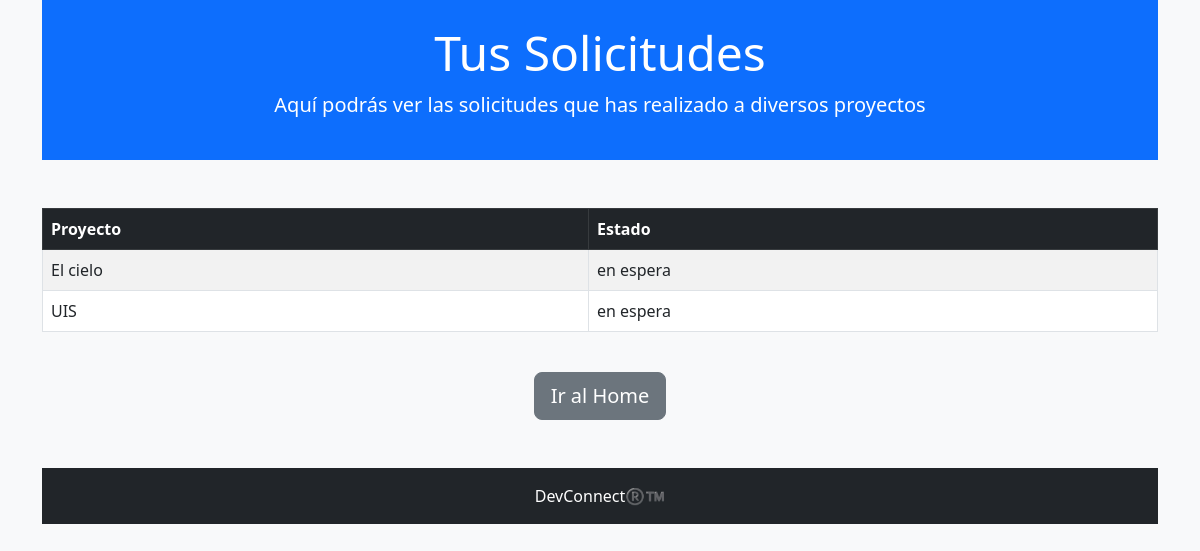
Screenshot of /ofertas/solicitudes_freelancer (signed in) with the database file from the repository.
### ofertas/models.py (models this page shows)
class oferta(models.Model):
    proyecto=models.ForeignKey('home.proyecto',on_delete=models.CASCADE)
    freelancer=models.ForeignKey('usuarios.User',on_delete=models.CASCADE)
    fecha_oferta=models.DateTimeField(auto_now_add=True)
    estado=models.CharField(max_length=100,choices=(('aceptada','aceptada'),('rechazada','rechazada'),('en espera','en espera')))

### home/models.py (models this page shows, shortened)
class proyecto(models.Model):
    titulo=models.CharField(max_length=100)
    categoria=models.CharField(max_length=100,choices=(('web','web'),('movil','movil'),('escritorio','escritorio'),('data science','data science'),('machine learning','machine learning'),('otros','otros')))
    descripcion=models.TextField()
    tiempo=models.CharField(max_length=100,choices=(('1 semana','1 semana'),('2 semanas','2 semanas'),('3 semanas','3 semanas'),('1 mes','1 mes'),('2 meses','2 meses'),('3 meses','3 meses'),('mas de 3 meses','mas de 3 meses'),('obra labor','obra labor')))
    sueldo=models.PositiveIntegerField()
    cliente=models.ForeignKey(User,on_delete=models.CASCADE)
    fecha_creacion=models.DateTimeField(auto_now_add=True)
    fecha_finalizacion=models.DateTimeField()
    freelancer_asignado=models.ForeignKey(User,on_delete=models.CASCADE,related_name='freelancer_asignado',null=True,blank=True)
    estado=models.CharField(max_length=100,choices=(('en espera','en espera'),('en progreso','en progreso'),('finalizado','finalizado')))

### ofertas/views.py (the view)
# urls.py: path('solicitudes_freelancer',solicitudes_freelancer,name='solicitudes_freelancer'),
def solicitudes_freelancer(request):
    if request.user.user_type!='freelancer':
        return HttpResponse('You are not authorized to view this page')
    solicitudes=oferta.objects.filter(freelancer=request.user)
    return render(request,'freelancer/solicitudes_freelancer.html',context={'solicitudes':solicitudes})

### ofertas/templates/freelancer/solicitudes_freelancer.html (shortened to what this page needs)
<!DOCTYPE html>
<html>
    <head>
        <link href="https://cdn.jsdelivr.net/npm/bootstrap@5.3.0/dist/css/bootstrap.min.css" rel="stylesheet">
    </head>
    <body class="bg-light">
        <div class="container">
            <header class="bg-primary text-white text-center py-4">
                <h1 class="display-5">Tus Solicitudes</h1>
                <p class="lead">Aquí podrás ver las solicitudes que has realizado a diversos proyectos</p>
            </header>
            <main class="my-5">
                {% if solicitudes %}
                    <div class="table-responsive">
                        <table class="table table-striped table-bordered">
                            <thead class="table-dark">
                                <tr>
                                    <th>Proyecto</th>
                                    <th>Estado</th>
                                </tr>
                            </thead>
                            <tbody>
                                {% for solicitud in solicitudes %}
                                    <tr>
                                        <td>{{ solicitud.proyecto.titulo }}</td>
                                        <td>{{ solicitud.estado }}</td>
                                    </tr>
                                {% endfor %}
                            </tbody>
                        </table>
                    </div>
                {% else %}
                    <h3 class="text-center text-muted">No tienes solicitudes 😥</h3>
                {% endif %}
                <div class="text-center mt-4">
                    <a href="{% url 'freelancer_home' %}" class="btn btn-secondary btn-lg">Ir al Home</a>
                </div>
            </main>
            <footer class="bg-dark text-white text-center py-3">
                <p class="mb-0">DevConnect®️™️</p>
            </footer>
        </div>
    </body>
</html>

### rows the page displays
oferta: proyecto.titulo "El cielo", estado "en espera"
oferta: proyecto.titulo "UIS", estado "en espera"
